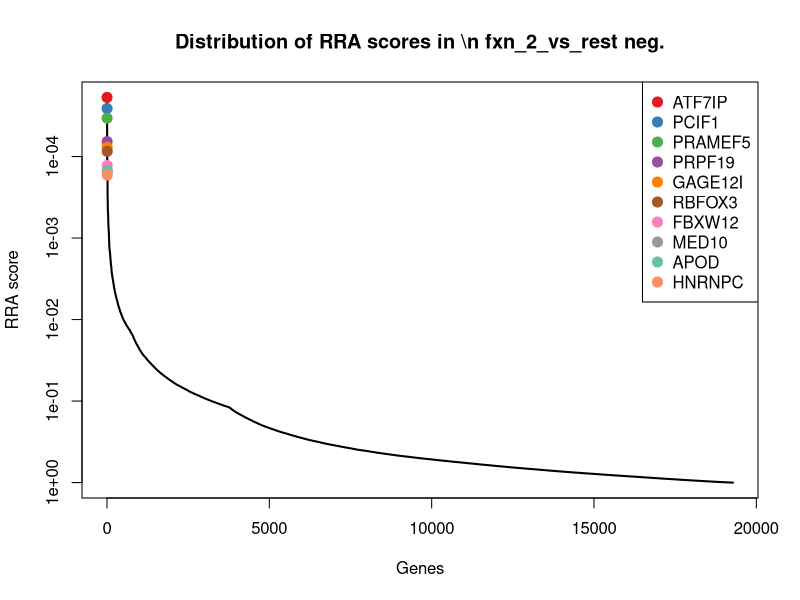
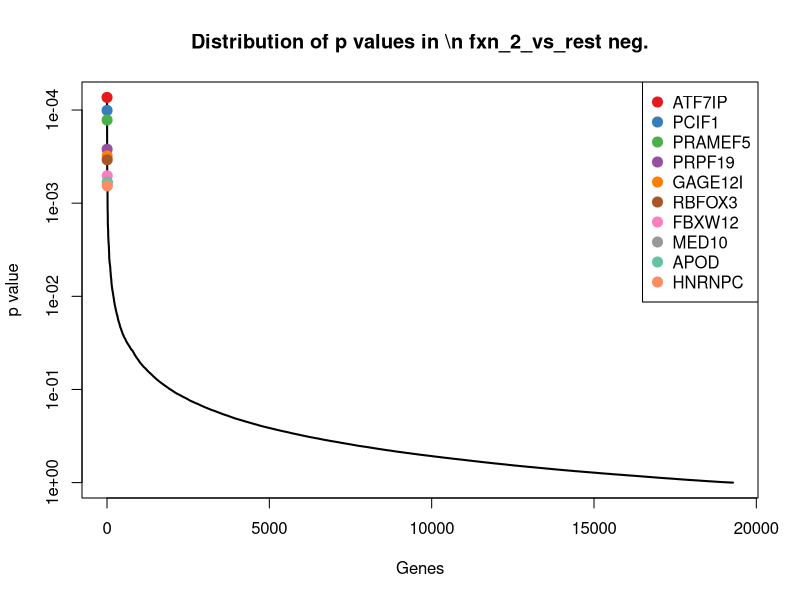
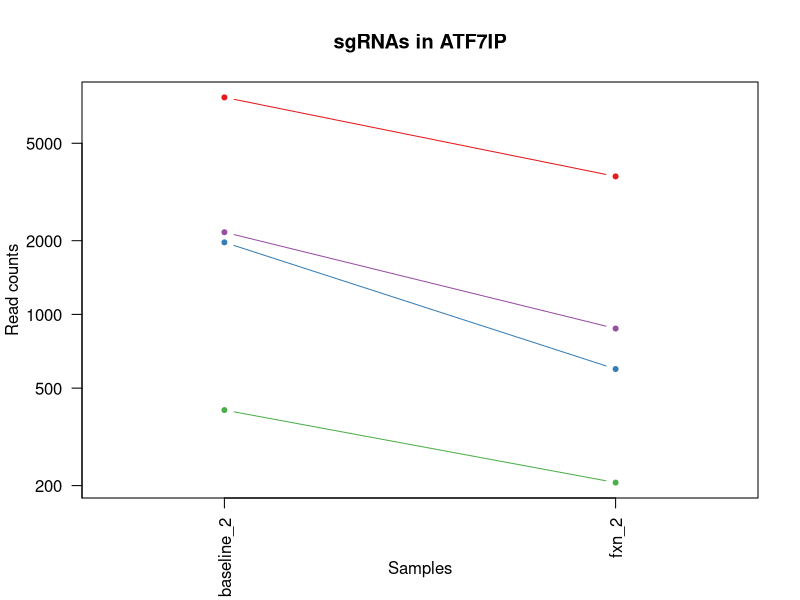
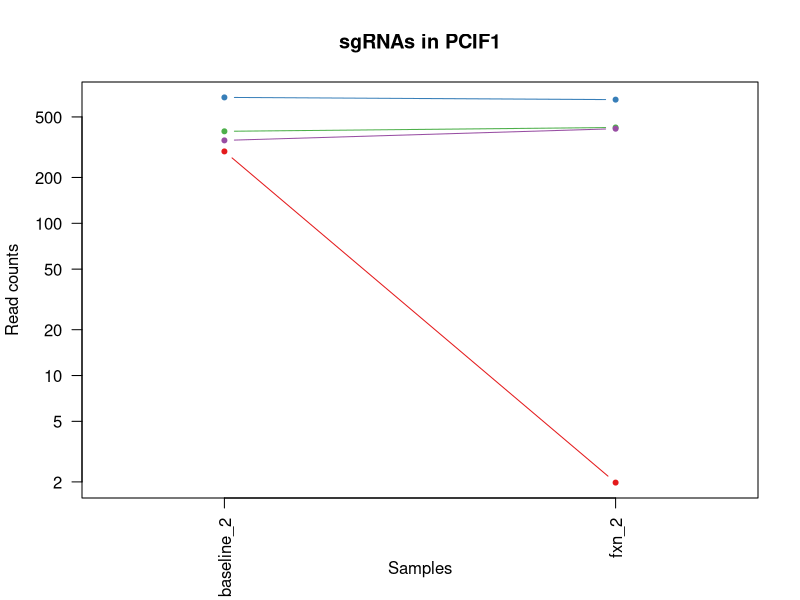
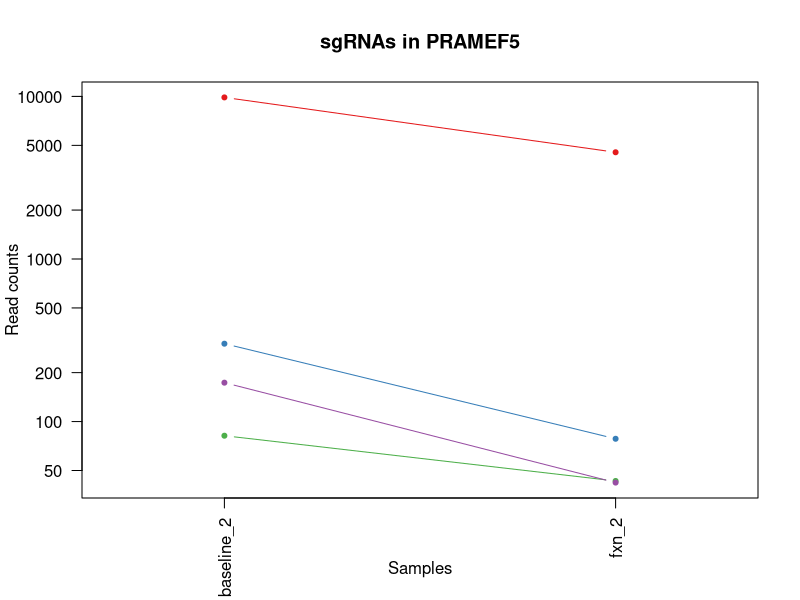
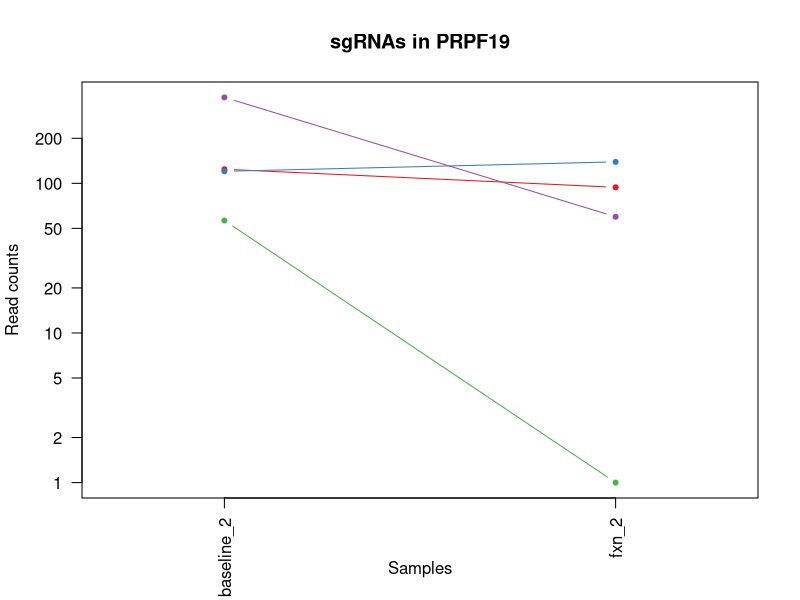
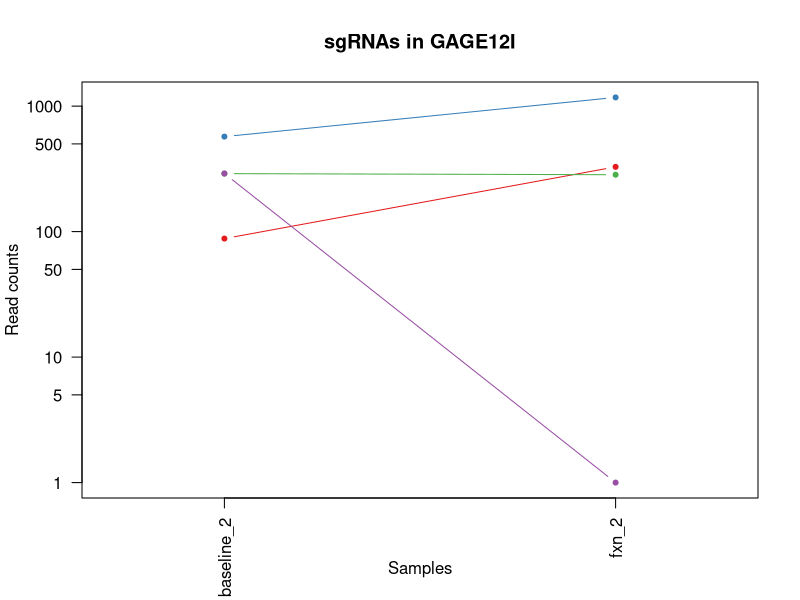
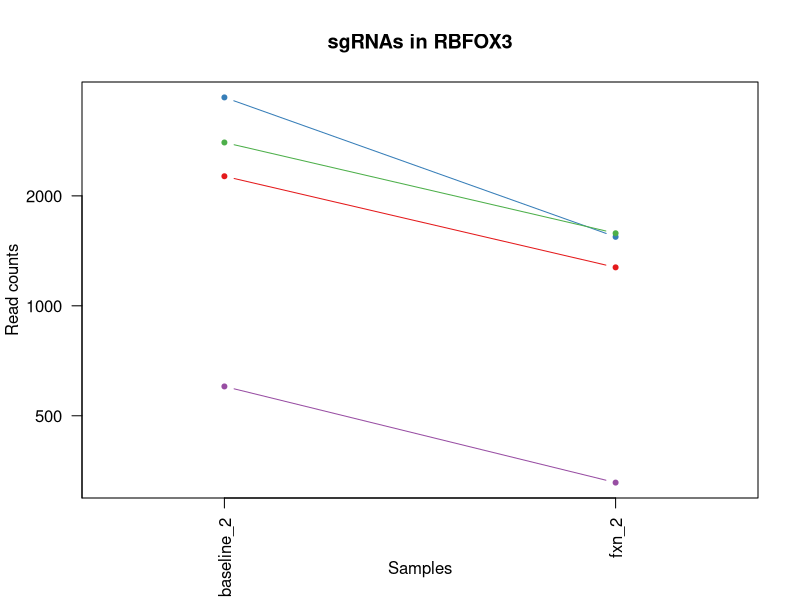

Reproduce these figures in R, in order. (Note: this script raises an error after producing the figures.)
pdf(file='defaultTest_defaultNormCount_screen2.pdf',width=4.5,height=4.5);
gstable=read.table('defaultTest_defaultNormCount_screen2.gene_summary.txt',header=T)
# 
#
# parameters
# Do not modify the variables beginning with "__"

# gstablename='__GENE_SUMMARY_FILE__'
startindex=3
# outputfile='__OUTPUT_FILE__'
targetgenelist=c("ATF7IP","PCIF1","PRAMEF5","PRPF19","GAGE12I","RBFOX3","FBXW12","MED10","APOD","HNRNPC")
# samplelabel=sub('.\\w+.\\w+$','',colnames(gstable)[startindex]);
samplelabel='fxn_2_vs_rest neg.'


# You need to write some codes in front of this code:
# gstable=read.table(gstablename,header=T)
# pdf(file=outputfile,width=6,height=6)


# set up color using RColorBrewer
#library(RColorBrewer)
#colors <- brewer.pal(length(targetgenelist), "Set1")

colors=c( "#E41A1C", "#377EB8", "#4DAF4A", "#984EA3", "#FF7F00",  "#A65628", "#F781BF",
          "#999999", "#66C2A5", "#FC8D62", "#8DA0CB", "#E78AC3", "#A6D854", "#FFD92F", "#E5C494", "#B3B3B3", 
          "#8DD3C7", "#FFFFB3", "#BEBADA", "#FB8072", "#80B1D3", "#FDB462", "#B3DE69", "#FCCDE5",
          "#D9D9D9", "#BC80BD", "#CCEBC5", "#FFED6F")

######
# function definition

plotrankedvalues<-function(val, tglist, ...){
  
  plot(val,log='y',ylim=c(max(val),min(val)),type='l',lwd=2, ...)
  if(length(tglist)>0){
    for(i in 1:length(tglist)){
      targetgene=tglist[i];
      tx=which(names(val)==targetgene);ty=val[targetgene];
      points(tx,ty,col=colors[(i %% length(colors)) ],cex=2,pch=20)
      # text(tx+50,ty,targetgene,col=colors[i])
    }
    legend('topright',tglist,pch=20,pt.cex = 2,cex=1,col=colors)
  }
}



plotrandvalues<-function(val,targetgenelist, ...){
  # choose the one with the best distance distribution
  
  mindiffvalue=0;
  randval=val;
  for(i in 1:20){
    randval0=sample(val)
    vindex=sort(which(names(randval0) %in% targetgenelist))
    if(max(vindex)>0.9*length(val)){
      # print('pass...')
      next;
    }
    mindiffind=min(diff(vindex));
    if (mindiffind > mindiffvalue){
      mindiffvalue=mindiffind;
      randval=randval0;
      # print(paste('Diff: ',mindiffvalue))
    }
  }
  plot(randval,log='y',ylim=c(max(randval),min(randval)),pch=20,col='grey', ...)
  
  if(length(targetgenelist)>0){
    for(i in 1:length(targetgenelist)){
      targetgene=targetgenelist[i];
      tx=which(names(randval)==targetgene);ty=randval[targetgene];
      points(tx,ty,col=colors[(i %% length(colors)) ],cex=2,pch=20)
      text(tx+50,ty,targetgene,col=colors[i])
    }
  }
  
}




# set.seed(1235)



pvec=gstable[,startindex]
names(pvec)=gstable[,'id']
pvec=sort(pvec);

plotrankedvalues(pvec,targetgenelist,xlab='Genes',ylab='RRA score',main=paste('Distribution of RRA scores in \\n',samplelabel))

# plotrandvalues(pvec,targetgenelist,xlab='Genes',ylab='RRA score',main=paste('Distribution of RRA scores in \\n',samplelabel))


pvec=gstable[,startindex+1]
names(pvec)=gstable[,'id']
pvec=sort(pvec);

plotrankedvalues(pvec,targetgenelist,xlab='Genes',ylab='p value',main=paste('Distribution of p values in \\n',samplelabel))

# plotrandvalues(pvec,targetgenelist,xlab='Genes',ylab='p value',main=paste('Distribution of p values in \\n',samplelabel))



# you need to write after this code:
# dev.off()






# parameters
# Do not modify the variables beginning with "__"
targetmat=list(c(7693.885794482946,3660.1352103500885),c(1967.934763404224,597.453165189605),c(405.7518076345955,204.70116643381547),c(2165.0362107561336,874.632256580848))
targetgene="ATF7IP"
collabel=c("baseline_2","fxn_2")

# set up color using RColorBrewer
#library(RColorBrewer)
#colors <- brewer.pal(length(targetgenelist), "Set1")

colors=c( "#E41A1C", "#377EB8", "#4DAF4A", "#984EA3", "#FF7F00",  "#A65628", "#F781BF",
          "#999999", "#66C2A5", "#FC8D62", "#8DA0CB", "#E78AC3", "#A6D854", "#FFD92F", "#E5C494", "#B3B3B3", 
          "#8DD3C7", "#FFFFB3", "#BEBADA", "#FB8072", "#80B1D3", "#FDB462", "#B3DE69", "#FCCDE5",
          "#D9D9D9", "#BC80BD", "#CCEBC5", "#FFED6F")


## code

targetmatvec=unlist(targetmat)+1
yrange=range(targetmatvec[targetmatvec>0]);
# yrange[1]=1; # set the minimum value to 1
for(i in 1:length(targetmat)){
  vali=targetmat[[i]]+1;
  if(i==1){
    plot(1:length(vali),vali,type='b',las=1,pch=20,main=paste('sgRNAs in',targetgene),ylab='Read counts',xlab='Samples',xlim=c(0.7,length(vali)+0.3),ylim = yrange,col=colors[(i %% length(colors))],xaxt='n',log='y')
    axis(1,at=1:length(vali),labels=(collabel),las=2)
    # lines(0:100,rep(1,101),col='black');
  }else{
    lines(1:length(vali),vali,type='b',pch=20,col=colors[(i %% length(colors))])
  }
}




# parameters
# Do not modify the variables beginning with "__"
targetmat=list(c(295.65217102786465,0.9794314183436147),c(670.6068775137243,648.383598943473),c(401.1322424622851,425.0732355611288),c(349.54709803815246,417.2377842143799))
targetgene="PCIF1"
collabel=c("baseline_2","fxn_2")

# set up color using RColorBrewer
#library(RColorBrewer)
#colors <- brewer.pal(length(targetgenelist), "Set1")

colors=c( "#E41A1C", "#377EB8", "#4DAF4A", "#984EA3", "#FF7F00",  "#A65628", "#F781BF",
          "#999999", "#66C2A5", "#FC8D62", "#8DA0CB", "#E78AC3", "#A6D854", "#FFD92F", "#E5C494", "#B3B3B3", 
          "#8DD3C7", "#FFFFB3", "#BEBADA", "#FB8072", "#80B1D3", "#FDB462", "#B3DE69", "#FCCDE5",
          "#D9D9D9", "#BC80BD", "#CCEBC5", "#FFED6F")


## code

targetmatvec=unlist(targetmat)+1
yrange=range(targetmatvec[targetmatvec>0]);
# yrange[1]=1; # set the minimum value to 1
for(i in 1:length(targetmat)){
  vali=targetmat[[i]]+1;
  if(i==1){
    plot(1:length(vali),vali,type='b',las=1,pch=20,main=paste('sgRNAs in',targetgene),ylab='Read counts',xlab='Samples',xlim=c(0.7,length(vali)+0.3),ylim = yrange,col=colors[(i %% length(colors))],xaxt='n',log='y')
    axis(1,at=1:length(vali),labels=(collabel),las=2)
    # lines(0:100,rep(1,101),col='black');
  }else{
    lines(1:length(vali),vali,type='b',pch=20,col=colors[(i %% length(colors))])
  }
}




# parameters
# Do not modify the variables beginning with "__"
targetmat=list(c(9859.691932767799,4532.808604094249),c(300.271736200175,77.37508204914556),c(80.84239051543175,42.11555098877544),c(172.46376643292103,41.13611957043182))
targetgene="PRAMEF5"
collabel=c("baseline_2","fxn_2")

# set up color using RColorBrewer
#library(RColorBrewer)
#colors <- brewer.pal(length(targetgenelist), "Set1")

colors=c( "#E41A1C", "#377EB8", "#4DAF4A", "#984EA3", "#FF7F00",  "#A65628", "#F781BF",
          "#999999", "#66C2A5", "#FC8D62", "#8DA0CB", "#E78AC3", "#A6D854", "#FFD92F", "#E5C494", "#B3B3B3", 
          "#8DD3C7", "#FFFFB3", "#BEBADA", "#FB8072", "#80B1D3", "#FDB462", "#B3DE69", "#FCCDE5",
          "#D9D9D9", "#BC80BD", "#CCEBC5", "#FFED6F")


## code

targetmatvec=unlist(targetmat)+1
yrange=range(targetmatvec[targetmatvec>0]);
# yrange[1]=1; # set the minimum value to 1
for(i in 1:length(targetmat)){
  vali=targetmat[[i]]+1;
  if(i==1){
    plot(1:length(vali),vali,type='b',las=1,pch=20,main=paste('sgRNAs in',targetgene),ylab='Read counts',xlab='Samples',xlim=c(0.7,length(vali)+0.3),ylim = yrange,col=colors[(i %% length(colors))],xaxt='n',log='y')
    axis(1,at=1:length(vali),labels=(collabel),las=2)
    # lines(0:100,rep(1,101),col='black');
  }else{
    lines(1:length(vali),vali,type='b',pch=20,col=colors[(i %% length(colors))])
  }
}




# parameters
# Do not modify the variables beginning with "__"
targetmat=list(c(123.1884045949436,93.0459847426434),c(119.33876695135162,138.09982998644966),c(55.43478206772462,0.0),c(374.1847789571412,58.765885100616885))
targetgene="PRPF19"
collabel=c("baseline_2","fxn_2")

# set up color using RColorBrewer
#library(RColorBrewer)
#colors <- brewer.pal(length(targetgenelist), "Set1")

colors=c( "#E41A1C", "#377EB8", "#4DAF4A", "#984EA3", "#FF7F00",  "#A65628", "#F781BF",
          "#999999", "#66C2A5", "#FC8D62", "#8DA0CB", "#E78AC3", "#A6D854", "#FFD92F", "#E5C494", "#B3B3B3", 
          "#8DD3C7", "#FFFFB3", "#BEBADA", "#FB8072", "#80B1D3", "#FDB462", "#B3DE69", "#FCCDE5",
          "#D9D9D9", "#BC80BD", "#CCEBC5", "#FFED6F")


## code

targetmatvec=unlist(targetmat)+1
yrange=range(targetmatvec[targetmatvec>0]);
# yrange[1]=1; # set the minimum value to 1
for(i in 1:length(targetmat)){
  vali=targetmat[[i]]+1;
  if(i==1){
    plot(1:length(vali),vali,type='b',las=1,pch=20,main=paste('sgRNAs in',targetgene),ylab='Read counts',xlab='Samples',xlim=c(0.7,length(vali)+0.3),ylim = yrange,col=colors[(i %% length(colors))],xaxt='n',log='y')
    axis(1,at=1:length(vali),labels=(collabel),las=2)
    # lines(0:100,rep(1,101),col='black');
  }else{
    lines(1:length(vali),vali,type='b',pch=20,col=colors[(i %% length(colors))])
  }
}




# parameters
# Do not modify the variables beginning with "__"
targetmat=list(c(87.00181074517893,327.1300937267673),c(570.5162987803326,1172.3794077573068),c(288.72282326939904,283.05567990130464),c(289.49275079811747,0.0))
targetgene="GAGE12I"
collabel=c("baseline_2","fxn_2")

# set up color using RColorBrewer
#library(RColorBrewer)
#colors <- brewer.pal(length(targetgenelist), "Set1")

colors=c( "#E41A1C", "#377EB8", "#4DAF4A", "#984EA3", "#FF7F00",  "#A65628", "#F781BF",
          "#999999", "#66C2A5", "#FC8D62", "#8DA0CB", "#E78AC3", "#A6D854", "#FFD92F", "#E5C494", "#B3B3B3", 
          "#8DD3C7", "#FFFFB3", "#BEBADA", "#FB8072", "#80B1D3", "#FDB462", "#B3DE69", "#FCCDE5",
          "#D9D9D9", "#BC80BD", "#CCEBC5", "#FFED6F")


## code

targetmatvec=unlist(targetmat)+1
yrange=range(targetmatvec[targetmatvec>0]);
# yrange[1]=1; # set the minimum value to 1
for(i in 1:length(targetmat)){
  vali=targetmat[[i]]+1;
  if(i==1){
    plot(1:length(vali),vali,type='b',las=1,pch=20,main=paste('sgRNAs in',targetgene),ylab='Read counts',xlab='Samples',xlim=c(0.7,length(vali)+0.3),ylim = yrange,col=colors[(i %% length(colors))],xaxt='n',log='y')
    axis(1,at=1:length(vali),labels=(collabel),las=2)
    # lines(0:100,rep(1,101),col='black');
  }else{
    lines(1:length(vali),vali,type='b',pch=20,col=colors[(i %% length(colors))])
  }
}




# parameters
# Do not modify the variables beginning with "__"
targetmat=list(c(2262.047079374652,1273.2608438466991),c(3718.74996370986,1543.5839153095367),c(2798.686566891375,1578.843446369907),c(600.54347240035,327.1300937267673))
targetgene="RBFOX3"
collabel=c("baseline_2","fxn_2")

# set up color using RColorBrewer
#library(RColorBrewer)
#colors <- brewer.pal(length(targetgenelist), "Set1")

colors=c( "#E41A1C", "#377EB8", "#4DAF4A", "#984EA3", "#FF7F00",  "#A65628", "#F781BF",
          "#999999", "#66C2A5", "#FC8D62", "#8DA0CB", "#E78AC3", "#A6D854", "#FFD92F", "#E5C494", "#B3B3B3", 
          "#8DD3C7", "#FFFFB3", "#BEBADA", "#FB8072", "#80B1D3", "#FDB462", "#B3DE69", "#FCCDE5",
          "#D9D9D9", "#BC80BD", "#CCEBC5", "#FFED6F")


## code

targetmatvec=unlist(targetmat)+1
yrange=range(targetmatvec[targetmatvec>0]);
# yrange[1]=1; # set the minimum value to 1
for(i in 1:length(targetmat)){
  vali=targetmat[[i]]+1;
  if(i==1){
    plot(1:length(vali),vali,type='b',las=1,pch=20,main=paste('sgRNAs in',targetgene),ylab='Read counts',xlab='Samples',xlim=c(0.7,length(vali)+0.3),ylim = yrange,col=colors[(i %% length(colors))],xaxt='n',log='y')
    axis(1,at=1:length(vali),labels=(collabel),las=2)
    # lines(0:100,rep(1,101),col='black');
  }else{
    lines(1:length(vali),vali,type='b',pch=20,col=colors[(i %% length(colors))])
  }
}




# parameters
# Do not modify the variables beginning with "__"
targetmat=list(c(3282.970982455247,2744.366834198808),c(2140.3985298371454,1724.7787277031055),c(231.74818614423768,0.0),c(3026.5851153920203,2601.3698471206408))
targetgene="FBXW12"
collabel=c("baseline_2","fxn_2")

# set up color using RColorBrewer
#library(RColorBrewer)
#colors <- brewer.pal(length(targetgenelist), "Set1")

colors=c( "#E41A1C", "#377EB8", "#4DAF4A", "#984EA3", "#FF7F00",  "#A65628", "#F781BF",
          "#999999", "#66C2A5", "#FC8D62", "#8DA0CB", "#E78AC3", "#A6D854", "#FFD92F", "#E5C494", "#B3B3B3", 
          "#8DD3C7", "#FFFFB3", "#BEBADA", "#FB8072", "#80B1D3", "#FDB462", "#B3DE69", "#FCCDE5",
          "#D9D9D9", "#BC80BD", "#CCEBC5", "#FFED6F")


## code

targetmatvec=unlist(targetmat)+1
yrange=range(targetmatvec[targetmatvec>0]);
# yrange[1]=1; # set the minimum value to 1
for(i in 1:length(targetmat)){
  vali=targetmat[[i]]+1;
  if(i==1){
    plot(1:length(vali),vali,type='b',las=1,pch=20,main=paste('sgRNAs in',targetgene),ylab='Read counts',xlab='Samples',xlim=c(0.7,length(vali)+0.3),ylim = yrange,col=colors[(i %% length(colors))],xaxt='n',log='y')
    axis(1,at=1:length(vali),labels=(collabel),las=2)
    # lines(0:100,rep(1,101),col='black');
  }else{
    lines(1:length(vali),vali,type='b',pch=20,col=colors[(i %% length(colors))])
  }
}




# parameters
# Do not modify the variables beginning with "__"
targetmat=list(c(22.327898332833527,183.15367523025594),c(163.22463608830026,35.25953106037013),c(1071.7391199760093,747.3061721961781),c(275.63405528118636,16.65033411184145))
targetgene="MED10"
collabel=c("baseline_2","fxn_2")

# set up color using RColorBrewer
#library(RColorBrewer)
#colors <- brewer.pal(length(targetgenelist), "Set1")

colors=c( "#E41A1C", "#377EB8", "#4DAF4A", "#984EA3", "#FF7F00",  "#A65628", "#F781BF",
          "#999999", "#66C2A5", "#FC8D62", "#8DA0CB", "#E78AC3", "#A6D854", "#FFD92F", "#E5C494", "#B3B3B3", 
          "#8DD3C7", "#FFFFB3", "#BEBADA", "#FB8072", "#80B1D3", "#FDB462", "#B3DE69", "#FCCDE5",
          "#D9D9D9", "#BC80BD", "#CCEBC5", "#FFED6F")


## code

targetmatvec=unlist(targetmat)+1
yrange=range(targetmatvec[targetmatvec>0]);
# yrange[1]=1; # set the minimum value to 1
for(i in 1:length(targetmat)){
  vali=targetmat[[i]]+1;
  if(i==1){
    plot(1:length(vali),vali,type='b',las=1,pch=20,main=paste('sgRNAs in',targetgene),ylab='Read counts',xlab='Samples',xlim=c(0.7,length(vali)+0.3),ylim = yrange,col=colors[(i %% length(colors))],xaxt='n',log='y')
    axis(1,at=1:length(vali),labels=(collabel),las=2)
    # lines(0:100,rep(1,101),col='black');
  }else{
    lines(1:length(vali),vali,type='b',pch=20,col=colors[(i %% length(colors))])
  }
}




# parameters
# Do not modify the variables beginning with "__"
targetmat=list(c(363.4057935550836,99.9020046710487),c(627.490935905494,438.78527541793943),c(4838.994517995128,2117.530726458895),c(5753.668422112584,2378.059483738297))
targetgene="APOD"
collabel=c("baseline_2","fxn_2")

# set up color using RColorBrewer
#library(RColorBrewer)
#colors <- brewer.pal(length(targetgenelist), "Set1")

colors=c( "#E41A1C", "#377EB8", "#4DAF4A", "#984EA3", "#FF7F00",  "#A65628", "#F781BF",
          "#999999", "#66C2A5", "#FC8D62", "#8DA0CB", "#E78AC3", "#A6D854", "#FFD92F", "#E5C494", "#B3B3B3", 
          "#8DD3C7", "#FFFFB3", "#BEBADA", "#FB8072", "#80B1D3", "#FDB462", "#B3DE69", "#FCCDE5",
          "#D9D9D9", "#BC80BD", "#CCEBC5", "#FFED6F")


## code

targetmatvec=unlist(targetmat)+1
yrange=range(targetmatvec[targetmatvec>0]);
# yrange[1]=1; # set the minimum value to 1
for(i in 1:length(targetmat)){
  vali=targetmat[[i]]+1;
  if(i==1){
    plot(1:length(vali),vali,type='b',las=1,pch=20,main=paste('sgRNAs in',targetgene),ylab='Read counts',xlab='Samples',xlim=c(0.7,length(vali)+0.3),ylim = yrange,col=colors[(i %% length(colors))],xaxt='n',log='y')
    axis(1,at=1:length(vali),labels=(collabel),las=2)
    # lines(0:100,rep(1,101),col='black');
  }else{
    lines(1:length(vali),vali,type='b',pch=20,col=colors[(i %% length(colors))])
  }
}




# parameters
# Do not modify the variables beginning with "__"
targetmat=list(c(489.67390826490083,1371.2039856810607),c(354.9365907391812,720.8615239009004),c(14.628623045649553,0.0),c(4.619565172310385,0.0))
targetgene="HNRNPC"
collabel=c("baseline_2","fxn_2")

# set up color using RColorBrewer
#library(RColorBrewer)
#colors <- brewer.pal(length(targetgenelist), "Set1")

colors=c( "#E41A1C", "#377EB8", "#4DAF4A", "#984EA3", "#FF7F00",  "#A65628", "#F781BF",
          "#999999", "#66C2A5", "#FC8D62", "#8DA0CB", "#E78AC3", "#A6D854", "#FFD92F", "#E5C494", "#B3B3B3", 
          "#8DD3C7", "#FFFFB3", "#BEBADA", "#FB8072", "#80B1D3", "#FDB462", "#B3DE69", "#FCCDE5",
          "#D9D9D9", "#BC80BD", "#CCEBC5", "#FFED6F")


## code

targetmatvec=unlist(targetmat)+1
yrange=range(targetmatvec[targetmatvec>0]);
# yrange[1]=1; # set the minimum value to 1
for(i in 1:length(targetmat)){
  vali=targetmat[[i]]+1;
  if(i==1){
    plot(1:length(vali),vali,type='b',las=1,pch=20,main=paste('sgRNAs in',targetgene),ylab='Read counts',xlab='Samples',xlim=c(0.7,length(vali)+0.3),ylim = yrange,col=colors[(i %% length(colors))],xaxt='n',log='y')
    axis(1,at=1:length(vali),labels=(collabel),las=2)
    # lines(0:100,rep(1,101),col='black');
  }else{
    lines(1:length(vali),vali,type='b',pch=20,col=colors[(i %% length(colors))])
  }
}



# 
#
# parameters
# Do not modify the variables beginning with "__"

# gstablename='__GENE_SUMMARY_FILE__'
startindex=9
# outputfile='__OUTPUT_FILE__'
targetgenelist=c("EP400","DDX6","UNC13A","NDUFC1","CPNE2","MYC","RPS13","RPL31","TRIM28","KRT18")
# samplelabel=sub('.\\w+.\\w+$','',colnames(gstable)[startindex]);
samplelabel='fxn_2_vs_rest pos.'


# You need to write some codes in front of this code:
# gstable=read.table(gstablename,header=T)
# pdf(file=outputfile,width=6,height=6)


# set up color using RColorBrewer
#library(RColorBrewer)
#colors <- brewer.pal(length(targetgenelist), "Set1")

colors=c( "#E41A1C", "#377EB8", "#4DAF4A", "#984EA3", "#FF7F00",  "#A65628", "#F781BF",
          "#999999", "#66C2A5", "#FC8D62", "#8DA0CB", "#E78AC3", "#A6D854", "#FFD92F", "#E5C494", "#B3B3B3", 
          "#8DD3C7", "#FFFFB3", "#BEBADA", "#FB8072", "#80B1D3", "#FDB462", "#B3DE69", "#FCCDE5",
          "#D9D9D9", "#BC80BD", "#CCEBC5", "#FFED6F")

######
# function definition

plotrankedvalues<-function(val, tglist, ...){
  
  plot(val,log='y',ylim=c(max(val),min(val)),type='l',lwd=2, ...)
  if(length(tglist)>0){
    for(i in 1:length(tglist)){
      targetgene=tglist[i];
      tx=which(names(val)==targetgene);ty=val[targetgene];
      points(tx,ty,col=colors[(i %% length(colors)) ],cex=2,pch=20)
      # text(tx+50,ty,targetgene,col=colors[i])
    }
    legend('topright',tglist,pch=20,pt.cex = 2,cex=1,col=colors)
  }
}



plotrandvalues<-function(val,targetgenelist, ...){
  # choose the one with the best distance distribution
  
  mindiffvalue=0;
  randval=val;
  for(i in 1:20){
    randval0=sample(val)
    vindex=sort(which(names(randval0) %in% targetgenelist))
    if(max(vindex)>0.9*length(val)){
      # print('pass...')
      next;
    }
    mindiffind=min(diff(vindex));
    if (mindiffind > mindiffvalue){
      mindiffvalue=mindiffind;
      randval=randval0;
      # print(paste('Diff: ',mindiffvalue))
    }
  }
  plot(randval,log='y',ylim=c(max(randval),min(randval)),pch=20,col='grey', ...)
  
  if(length(targetgenelist)>0){
    for(i in 1:length(targetgenelist)){
      targetgene=targetgenelist[i];
      tx=which(names(randval)==targetgene);ty=randval[targetgene];
      points(tx,ty,col=colors[(i %% length(colors)) ],cex=2,pch=20)
      text(tx+50,ty,targetgene,col=colors[i])
    }
  }
  
}




# set.seed(1235)



pvec=gstable[,startindex]
names(pvec)=gstable[,'id']
pvec=sort(pvec);

plotrankedvalues(pvec,targetgenelist,xlab='Genes',ylab='RRA score',main=paste('Distribution of RRA scores in \\n',samplelabel))

# plotrandvalues(pvec,targetgenelist,xlab='Genes',ylab='RRA score',main=paste('Distribution of RRA scores in \\n',samplelabel))


pvec=gstable[,startindex+1]
names(pvec)=gstable[,'id']
pvec=sort(pvec);

plotrankedvalues(pvec,targetgenelist,xlab='Genes',ylab='p value',main=paste('Distribution of p values in \\n',samplelabel))

# plotrandvalues(pvec,targetgenelist,xlab='Genes',ylab='p value',main=paste('Distribution of p values in \\n',samplelabel))



# you need to write after this code:
# dev.off()






# parameters
# Do not modify the variables beginning with "__"
targetmat=list(c(157.8351433872715,415.27892137769265),c(60.05434724003501,345.73929067529605),c(204.03079511037535,670.910521565376),c(66.98369499850058,172.37992962847622))
targetgene="EP400"
collabel=c("baseline_2","fxn_2")

# set up color using RColorBrewer
#library(RColorBrewer)
#colors <- brewer.pal(length(targetgenelist), "Set1")

colors=c( "#E41A1C", "#377EB8", "#4DAF4A", "#984EA3", "#FF7F00",  "#A65628", "#F781BF",
          "#999999", "#66C2A5", "#FC8D62", "#8DA0CB", "#E78AC3", "#A6D854", "#FFD92F", "#E5C494", "#B3B3B3", 
          "#8DD3C7", "#FFFFB3", "#BEBADA", "#FB8072", "#80B1D3", "#FDB462", "#B3DE69", "#FCCDE5",
          "#D9D9D9", "#BC80BD", "#CCEBC5", "#FFED6F")


## code

targetmatvec=unlist(targetmat)+1
yrange=range(targetmatvec[targetmatvec>0]);
# yrange[1]=1; # set the minimum value to 1
for(i in 1:length(targetmat)){
  vali=targetmat[[i]]+1;
  if(i==1){
    plot(1:length(vali),vali,type='b',las=1,pch=20,main=paste('sgRNAs in',targetgene),ylab='Read counts',xlab='Samples',xlim=c(0.7,length(vali)+0.3),ylim = yrange,col=colors[(i %% length(colors))],xaxt='n',log='y')
    axis(1,at=1:length(vali),labels=(collabel),las=2)
    # lines(0:100,rep(1,101),col='black');
  }else{
    lines(1:length(vali),vali,type='b',pch=20,col=colors[(i %% length(colors))])
  }
}




# parameters
# Do not modify the variables beginning with "__"
targetmat=list(c(308.7409390160774,740.4501522677728),c(24.63768091898872,930.459847426434),c(10.009057873339167,132.22324147638798),c(1910.1901987503443,1766.894278691881))
targetgene="DDX6"
collabel=c("baseline_2","fxn_2")

# set up color using RColorBrewer
#library(RColorBrewer)
#colors <- brewer.pal(length(targetgenelist), "Set1")

colors=c( "#E41A1C", "#377EB8", "#4DAF4A", "#984EA3", "#FF7F00",  "#A65628", "#F781BF",
          "#999999", "#66C2A5", "#FC8D62", "#8DA0CB", "#E78AC3", "#A6D854", "#FFD92F", "#E5C494", "#B3B3B3", 
          "#8DD3C7", "#FFFFB3", "#BEBADA", "#FB8072", "#80B1D3", "#FDB462", "#B3DE69", "#FCCDE5",
          "#D9D9D9", "#BC80BD", "#CCEBC5", "#FFED6F")


## code

targetmatvec=unlist(targetmat)+1
yrange=range(targetmatvec[targetmatvec>0]);
# yrange[1]=1; # set the minimum value to 1
for(i in 1:length(targetmat)){
  vali=targetmat[[i]]+1;
  if(i==1){
    plot(1:length(vali),vali,type='b',las=1,pch=20,main=paste('sgRNAs in',targetgene),ylab='Read counts',xlab='Samples',xlim=c(0.7,length(vali)+0.3),ylim = yrange,col=colors[(i %% length(colors))],xaxt='n',log='y')
    axis(1,at=1:length(vali),labels=(collabel),las=2)
    # lines(0:100,rep(1,101),col='black');
  }else{
    lines(1:length(vali),vali,type='b',pch=20,col=colors[(i %% length(colors))])
  }
}




# parameters
# Do not modify the variables beginning with "__"
targetmat=list(c(180.9329692488234,447.60015818303197),c(247.14673671860558,586.6794195878252),c(90.08152086005252,314.39748528830035),c(233.28804120167445,539.6667115073317))
targetgene="UNC13A"
collabel=c("baseline_2","fxn_2")

# set up color using RColorBrewer
#library(RColorBrewer)
#colors <- brewer.pal(length(targetgenelist), "Set1")

colors=c( "#E41A1C", "#377EB8", "#4DAF4A", "#984EA3", "#FF7F00",  "#A65628", "#F781BF",
          "#999999", "#66C2A5", "#FC8D62", "#8DA0CB", "#E78AC3", "#A6D854", "#FFD92F", "#E5C494", "#B3B3B3", 
          "#8DD3C7", "#FFFFB3", "#BEBADA", "#FB8072", "#80B1D3", "#FDB462", "#B3DE69", "#FCCDE5",
          "#D9D9D9", "#BC80BD", "#CCEBC5", "#FFED6F")


## code

targetmatvec=unlist(targetmat)+1
yrange=range(targetmatvec[targetmatvec>0]);
# yrange[1]=1; # set the minimum value to 1
for(i in 1:length(targetmat)){
  vali=targetmat[[i]]+1;
  if(i==1){
    plot(1:length(vali),vali,type='b',las=1,pch=20,main=paste('sgRNAs in',targetgene),ylab='Read counts',xlab='Samples',xlim=c(0.7,length(vali)+0.3),ylim = yrange,col=colors[(i %% length(colors))],xaxt='n',log='y')
    axis(1,at=1:length(vali),labels=(collabel),las=2)
    # lines(0:100,rep(1,101),col='black');
  }else{
    lines(1:length(vali),vali,type='b',pch=20,col=colors[(i %% length(colors))])
  }
}




# parameters
# Do not modify the variables beginning with "__"
targetmat=list(c(419.61050315152664,901.0769048761256),c(401.9021699910035,968.657672741835),c(6716.8477605393,16806.063707358084),c(659.0579645829483,1434.8670278733955))
targetgene="NDUFC1"
collabel=c("baseline_2","fxn_2")

# set up color using RColorBrewer
#library(RColorBrewer)
#colors <- brewer.pal(length(targetgenelist), "Set1")

colors=c( "#E41A1C", "#377EB8", "#4DAF4A", "#984EA3", "#FF7F00",  "#A65628", "#F781BF",
          "#999999", "#66C2A5", "#FC8D62", "#8DA0CB", "#E78AC3", "#A6D854", "#FFD92F", "#E5C494", "#B3B3B3", 
          "#8DD3C7", "#FFFFB3", "#BEBADA", "#FB8072", "#80B1D3", "#FDB462", "#B3DE69", "#FCCDE5",
          "#D9D9D9", "#BC80BD", "#CCEBC5", "#FFED6F")


## code

targetmatvec=unlist(targetmat)+1
yrange=range(targetmatvec[targetmatvec>0]);
# yrange[1]=1; # set the minimum value to 1
for(i in 1:length(targetmat)){
  vali=targetmat[[i]]+1;
  if(i==1){
    plot(1:length(vali),vali,type='b',las=1,pch=20,main=paste('sgRNAs in',targetgene),ylab='Read counts',xlab='Samples',xlim=c(0.7,length(vali)+0.3),ylim = yrange,col=colors[(i %% length(colors))],xaxt='n',log='y')
    axis(1,at=1:length(vali),labels=(collabel),las=2)
    # lines(0:100,rep(1,101),col='black');
  }else{
    lines(1:length(vali),vali,type='b',pch=20,col=colors[(i %% length(colors))])
  }
}




# parameters
# Do not modify the variables beginning with "__"
targetmat=list(c(1000.1358598051984,726.7381124109621),c(5362.545237523639,7059.741663420775),c(0.0,174.33879246516344),c(118.56883942263322,99.9020046710487))
targetgene="CPNE2"
collabel=c("baseline_2","fxn_2")

# set up color using RColorBrewer
#library(RColorBrewer)
#colors <- brewer.pal(length(targetgenelist), "Set1")

colors=c( "#E41A1C", "#377EB8", "#4DAF4A", "#984EA3", "#FF7F00",  "#A65628", "#F781BF",
          "#999999", "#66C2A5", "#FC8D62", "#8DA0CB", "#E78AC3", "#A6D854", "#FFD92F", "#E5C494", "#B3B3B3", 
          "#8DD3C7", "#FFFFB3", "#BEBADA", "#FB8072", "#80B1D3", "#FDB462", "#B3DE69", "#FCCDE5",
          "#D9D9D9", "#BC80BD", "#CCEBC5", "#FFED6F")


## code

targetmatvec=unlist(targetmat)+1
yrange=range(targetmatvec[targetmatvec>0]);
# yrange[1]=1; # set the minimum value to 1
for(i in 1:length(targetmat)){
  vali=targetmat[[i]]+1;
  if(i==1){
    plot(1:length(vali),vali,type='b',las=1,pch=20,main=paste('sgRNAs in',targetgene),ylab='Read counts',xlab='Samples',xlim=c(0.7,length(vali)+0.3),ylim = yrange,col=colors[(i %% length(colors))],xaxt='n',log='y')
    axis(1,at=1:length(vali),labels=(collabel),las=2)
    # lines(0:100,rep(1,101),col='black');
  }else{
    lines(1:length(vali),vali,type='b',pch=20,col=colors[(i %% length(colors))])
  }
}




# parameters
# Do not modify the variables beginning with "__"
targetmat=list(c(192.48188217959938,160.62675260835283),c(398.8224598761299,500.4894547735871),c(15.39855057436795,134.1821043130752),c(12.31884045949436,121.44949587460822))
targetgene="MYC"
collabel=c("baseline_2","fxn_2")

# set up color using RColorBrewer
#library(RColorBrewer)
#colors <- brewer.pal(length(targetgenelist), "Set1")

colors=c( "#E41A1C", "#377EB8", "#4DAF4A", "#984EA3", "#FF7F00",  "#A65628", "#F781BF",
          "#999999", "#66C2A5", "#FC8D62", "#8DA0CB", "#E78AC3", "#A6D854", "#FFD92F", "#E5C494", "#B3B3B3", 
          "#8DD3C7", "#FFFFB3", "#BEBADA", "#FB8072", "#80B1D3", "#FDB462", "#B3DE69", "#FCCDE5",
          "#D9D9D9", "#BC80BD", "#CCEBC5", "#FFED6F")


## code

targetmatvec=unlist(targetmat)+1
yrange=range(targetmatvec[targetmatvec>0]);
# yrange[1]=1; # set the minimum value to 1
for(i in 1:length(targetmat)){
  vali=targetmat[[i]]+1;
  if(i==1){
    plot(1:length(vali),vali,type='b',las=1,pch=20,main=paste('sgRNAs in',targetgene),ylab='Read counts',xlab='Samples',xlim=c(0.7,length(vali)+0.3),ylim = yrange,col=colors[(i %% length(colors))],xaxt='n',log='y')
    axis(1,at=1:length(vali),labels=(collabel),las=2)
    # lines(0:100,rep(1,101),col='black');
  }else{
    lines(1:length(vali),vali,type='b',pch=20,col=colors[(i %% length(colors))])
  }
}




# parameters
# Do not modify the variables beginning with "__"
targetmat=list(c(172.46376643292103,0.0),c(27.71739103386231,139.07926140479327),c(97.78079614723649,317.33577954333117),c(675.996370214753,2215.473868293256))
targetgene="RPS13"
collabel=c("baseline_2","fxn_2")

# set up color using RColorBrewer
#library(RColorBrewer)
#colors <- brewer.pal(length(targetgenelist), "Set1")

colors=c( "#E41A1C", "#377EB8", "#4DAF4A", "#984EA3", "#FF7F00",  "#A65628", "#F781BF",
          "#999999", "#66C2A5", "#FC8D62", "#8DA0CB", "#E78AC3", "#A6D854", "#FFD92F", "#E5C494", "#B3B3B3", 
          "#8DD3C7", "#FFFFB3", "#BEBADA", "#FB8072", "#80B1D3", "#FDB462", "#B3DE69", "#FCCDE5",
          "#D9D9D9", "#BC80BD", "#CCEBC5", "#FFED6F")


## code

targetmatvec=unlist(targetmat)+1
yrange=range(targetmatvec[targetmatvec>0]);
# yrange[1]=1; # set the minimum value to 1
for(i in 1:length(targetmat)){
  vali=targetmat[[i]]+1;
  if(i==1){
    plot(1:length(vali),vali,type='b',las=1,pch=20,main=paste('sgRNAs in',targetgene),ylab='Read counts',xlab='Samples',xlim=c(0.7,length(vali)+0.3),ylim = yrange,col=colors[(i %% length(colors))],xaxt='n',log='y')
    axis(1,at=1:length(vali),labels=(collabel),las=2)
    # lines(0:100,rep(1,101),col='black');
  }else{
    lines(1:length(vali),vali,type='b',pch=20,col=colors[(i %% length(colors))])
  }
}




# parameters
# Do not modify the variables beginning with "__"
targetmat=list(c(6.15942022974718,52.8892965905552),c(478.89492286284326,580.8028310777636),c(26.947463505143915,220.37206912731332),c(172.46376643292103,545.5433000173934))
targetgene="RPL31"
collabel=c("baseline_2","fxn_2")

# set up color using RColorBrewer
#library(RColorBrewer)
#colors <- brewer.pal(length(targetgenelist), "Set1")

colors=c( "#E41A1C", "#377EB8", "#4DAF4A", "#984EA3", "#FF7F00",  "#A65628", "#F781BF",
          "#999999", "#66C2A5", "#FC8D62", "#8DA0CB", "#E78AC3", "#A6D854", "#FFD92F", "#E5C494", "#B3B3B3", 
          "#8DD3C7", "#FFFFB3", "#BEBADA", "#FB8072", "#80B1D3", "#FDB462", "#B3DE69", "#FCCDE5",
          "#D9D9D9", "#BC80BD", "#CCEBC5", "#FFED6F")


## code

targetmatvec=unlist(targetmat)+1
yrange=range(targetmatvec[targetmatvec>0]);
# yrange[1]=1; # set the minimum value to 1
for(i in 1:length(targetmat)){
  vali=targetmat[[i]]+1;
  if(i==1){
    plot(1:length(vali),vali,type='b',las=1,pch=20,main=paste('sgRNAs in',targetgene),ylab='Read counts',xlab='Samples',xlim=c(0.7,length(vali)+0.3),ylim = yrange,col=colors[(i %% length(colors))],xaxt='n',log='y')
    axis(1,at=1:length(vali),labels=(collabel),las=2)
    # lines(0:100,rep(1,101),col='black');
  }else{
    lines(1:length(vali),vali,type='b',pch=20,col=colors[(i %% length(colors))])
  }
}




# parameters
# Do not modify the variables beginning with "__"
targetmat=list(c(23.097825861551925,199.8040093420974),c(669.8369499850058,665.0339330553144),c(21.55797080411513,169.44163537344537),c(2465.307946956309,1227.2275671845493))
targetgene="TRIM28"
collabel=c("baseline_2","fxn_2")

# set up color using RColorBrewer
#library(RColorBrewer)
#colors <- brewer.pal(length(targetgenelist), "Set1")

colors=c( "#E41A1C", "#377EB8", "#4DAF4A", "#984EA3", "#FF7F00",  "#A65628", "#F781BF",
          "#999999", "#66C2A5", "#FC8D62", "#8DA0CB", "#E78AC3", "#A6D854", "#FFD92F", "#E5C494", "#B3B3B3", 
          "#8DD3C7", "#FFFFB3", "#BEBADA", "#FB8072", "#80B1D3", "#FDB462", "#B3DE69", "#FCCDE5",
          "#D9D9D9", "#BC80BD", "#CCEBC5", "#FFED6F")


## code

targetmatvec=unlist(targetmat)+1
yrange=range(targetmatvec[targetmatvec>0]);
# yrange[1]=1; # set the minimum value to 1
for(i in 1:length(targetmat)){
  vali=targetmat[[i]]+1;
  if(i==1){
    plot(1:length(vali),vali,type='b',las=1,pch=20,main=paste('sgRNAs in',targetgene),ylab='Read counts',xlab='Samples',xlim=c(0.7,length(vali)+0.3),ylim = yrange,col=colors[(i %% length(colors))],xaxt='n',log='y')
    axis(1,at=1:length(vali),labels=(collabel),las=2)
    # lines(0:100,rep(1,101),col='black');
  }else{
    lines(1:length(vali),vali,type='b',pch=20,col=colors[(i %% length(colors))])
  }
}




# parameters
# Do not modify the variables beginning with "__"
targetmat=list(c(392.66303964638274,1156.708505063809),c(111.63949166416764,198.8245779237538),c(25.40760844770712,164.5444782817273),c(60.824274768753405,216.45434345393886))
targetgene="KRT18"
collabel=c("baseline_2","fxn_2")

# set up color using RColorBrewer
#library(RColorBrewer)
#colors <- brewer.pal(length(targetgenelist), "Set1")

colors=c( "#E41A1C", "#377EB8", "#4DAF4A", "#984EA3", "#FF7F00",  "#A65628", "#F781BF",
          "#999999", "#66C2A5", "#FC8D62", "#8DA0CB", "#E78AC3", "#A6D854", "#FFD92F", "#E5C494", "#B3B3B3", 
          "#8DD3C7", "#FFFFB3", "#BEBADA", "#FB8072", "#80B1D3", "#FDB462", "#B3DE69", "#FCCDE5",
          "#D9D9D9", "#BC80BD", "#CCEBC5", "#FFED6F")


## code

targetmatvec=unlist(targetmat)+1
yrange=range(targetmatvec[targetmatvec>0]);
# yrange[1]=1; # set the minimum value to 1
for(i in 1:length(targetmat)){
  vali=targetmat[[i]]+1;
  if(i==1){
    plot(1:length(vali),vali,type='b',las=1,pch=20,main=paste('sgRNAs in',targetgene),ylab='Read counts',xlab='Samples',xlim=c(0.7,length(vali)+0.3),ylim = yrange,col=colors[(i %% length(colors))],xaxt='n',log='y')
    axis(1,at=1:length(vali),labels=(collabel),las=2)
    # lines(0:100,rep(1,101),col='black');
  }else{
    lines(1:length(vali),vali,type='b',pch=20,col=colors[(i %% length(colors))])
  }
}



dev.off()
Sweave("defaultTest_defaultNormCount_screen2_summary.Rnw");
library(tools);

texi2dvi("defaultTest_defaultNormCount_screen2_summary.tex",pdf=TRUE);
